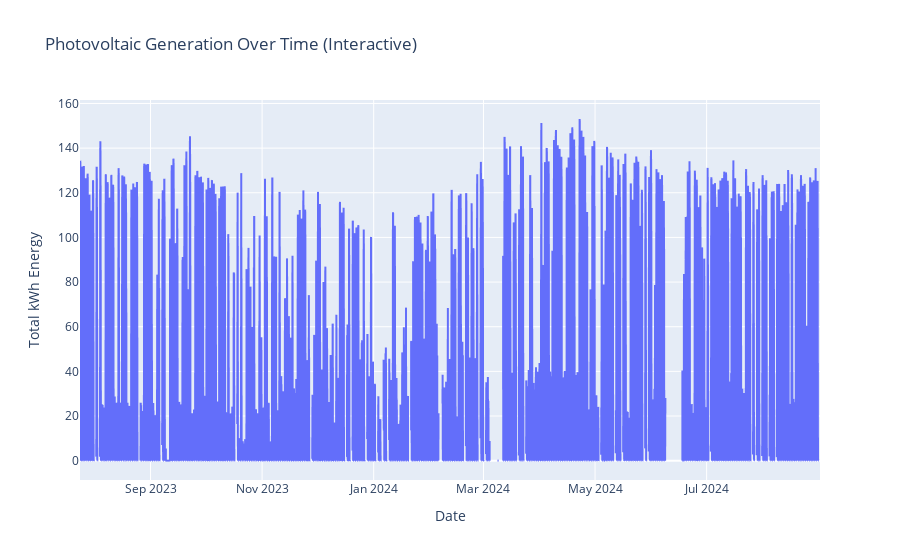

Here is the notebook cell this chart was saved with:
### Code cell
# Convert FECHA to datetime format
gen_foto['FECHA'] = pd.to_datetime(gen_foto['FECHA'])

# Set FECHA as index for time series plotting
gen_foto_indexed = gen_foto.set_index('FECHA')

# Create a time series plot using matplotlib
plt.figure(figsize=(12, 6))
plt.plot(gen_foto_indexed['TOTAL_KWH_ENERGIA'])
plt.title('Photovoltaic Generation Over Time')
plt.xlabel('Date')
plt.ylabel('Total kWh Energy')
plt.grid(True)
plt.tight_layout()
plt.show()

# Create an interactive time series plot using Plotly
fig = px.line(gen_foto, x='FECHA', y='TOTAL_KWH_ENERGIA', 
              title='Photovoltaic Generation Over Time (Interactive)')
fig.update_xaxes(title='Date')
fig.update_yaxes(title='Total kWh Energy')
fig.show()

### Figure 1 — Plotly figure (JSON) as saved in the notebook; plotly's stock layout.template omitted (floating-point values rounded to 4 significant figures; data arrays with more than 128 entries replaced by an {"elided": "..."} marker saying what was removed)
{"data": [{"hovertemplate": "FECHA=%{x}<br>TOTAL_KWH_ENERGIA=%{y}<extra></extra>", "legendgroup": "", "line": {"color": "#636efa", "dash": "solid"}, "marker": {"symbol": "circle"}, "mode": "lines", "name": "", "showlegend": false, "type": "scattergl", "x": {"elided": "9708 str values"}, "xaxis": "x", "y": {"elided": "9708 float values"}, "yaxis": "y"}], "layout": {"legend": {"tracegroupgap": 0}, "title": {"text": "Photovoltaic Generation Over Time (Interactive)"}, "xaxis": {"anchor": "y", "domain": [0, 1], "title": {"text": "Date"}}, "yaxis": {"anchor": "x", "domain": [0, 1], "title": {"text": "Total kWh Energy"}}}}
